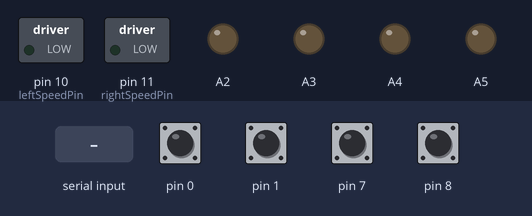
A sketch run on a simulated Arduino Uno, built with avr-gcc and run on an emulated ATmega328P. Parts: switched loads named in the sketch (green lamp = pin HIGH), output pins drawn as LEDs (lit = HIGH). The test bench sets the inputs (shaded band); at power-on: pin 0, pin 1, pin 7, pin 8 HIGH. What the sketch prints to the serial monitor is not drawn.

Above: at 1.2 s.
1.3 s: "90 45\n" received over Serial
At 2.6 s:
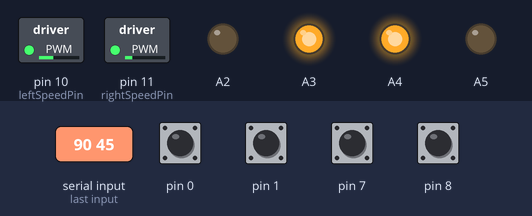
Timing chart, 0 to 4.3 s (numbered marks = the images above; inputs shaded):
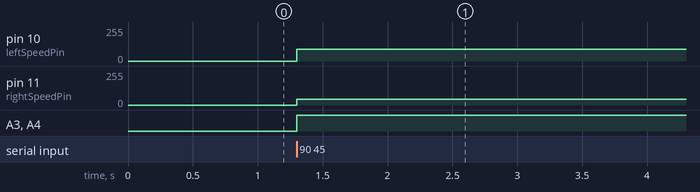

Measured:
- after the input at 1.3 s, pin 10 (leftSpeedPin): 0/255 → 90/255 at once; pin 11 (rightSpeedPin): 0/255 → 45/255 at once; A3, A4: LOW → HIGH at once

The sketch:

2d_wheel_control.ino
```cpp
#include <Movement.h>
#include <BasicEncoder.h>
#include <TimerOne.h>
#define PIN_INPUT     A0
#define PIN_SETPOINT  A1
#define PIN_OUTPUT    9

//Movement (VNH5019 Motor Driver Carrier)
byte rightDirectionA = A3; //"clockwise" input
byte rightDirectionB = A2; //"counterclockwise" input
byte rightSpeedPin = 11; //PWM input
byte leftDirectionA = A5; //"clockwise" input
byte leftDirectionB = A4; //"counterclockwise" input
byte leftSpeedPin = 10; //PWM input


//Odometry (8400 CPR Encoder)
byte rightEncoderA = 7;
byte rightEncoderB = 8;
byte leftEncoderA = 0;
byte leftEncoderB = 1;
unsigned int serviced = 0;
unsigned int serviced_limit = 100;
int speedL, speedR;


const int bufferSize = 32; // expected max buffer "-100 -100\n" //so ~3x just incase
char buffer[bufferSize];
int bufferIndex = 0;

Movement move = Movement(rightSpeedPin, rightDirectionA, rightDirectionB, leftSpeedPin, leftDirectionA, leftDirectionB);
BasicEncoder leftEncoder(leftEncoderA,leftEncoderB);
BasicEncoder rightEncoder(rightEncoderA,rightEncoderB);

void timer_service() {
  leftEncoder.service();
  rightEncoder.service();
  serviced++;
  if (serviced > serviced_limit){
    serviced=0;
    Serial.print(leftEncoder.get_change());
    Serial.print(" ");
    Serial.println(rightEncoder.get_change());
 }}

void setup(){
  Serial.begin(115200);
  while (!Serial) {} //wait for Serial to connect
  rightEncoder.set_reverse();
  Timer1.initialize(50);
  Timer1.attachInterrupt(timer_service);
} //end setup

void loop() {
  while (Serial.available()) {
        char c = Serial.read();
        if (c == '\n') { // Check for newline character
            buffer[bufferIndex] = '\0';  // null-terminate the C string
            if (sscanf(buffer, "%d %d", &speedL, &speedR) == 2) {
              if (speedL == 0 && speedR == 0) { move.stop(); }
              if (speedL >= 0 && speedR >= 0) { move.forward(speedL, speedR); }
              else if (speedL <= 0 && speedR <= 0) { move.backward(speedL*-1, speedR*-1); }
              else if (speedL <= 0 && speedR >= 0) { move.rotateLeft(speedL*-1, speedR); }
              else { move.rotateRight(speedL, speedR*-1); }
            } //emd got 2 ints
            bufferIndex = 0;  // reset the buffer
        } else if (bufferIndex < bufferSize - 1) {  // Ensure we don't overflow the buffer
            buffer[bufferIndex++] = c;
        } //end fill buffer
    }//end Serial connected
} //end loop
```
